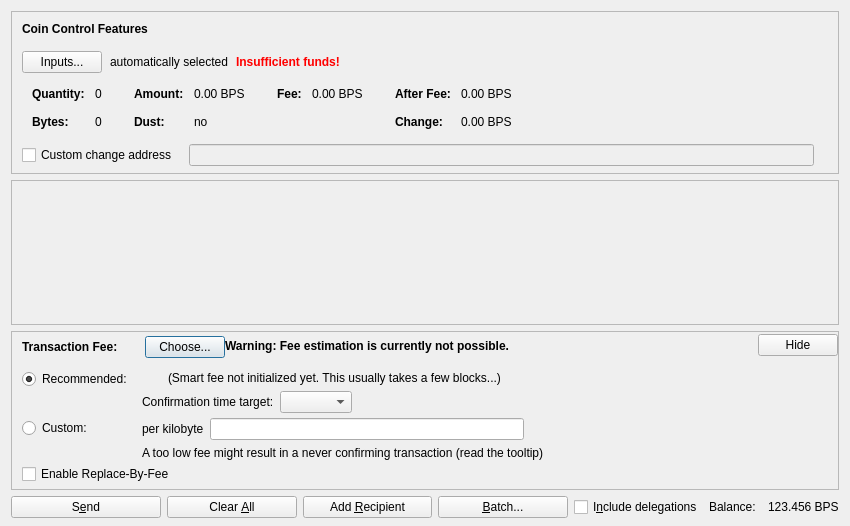
<?xml version="1.0" encoding="UTF-8"?>
<ui version="4.0">
 <class>SendCoinsDialog</class>
 <widget class="QDialog" name="SendCoinsDialog">
  <property name="geometry">
   <rect>
    <x>0</x>
    <y>0</y>
    <width>850</width>
    <height>526</height>
   </rect>
  </property>
  <property name="windowTitle">
   <string>Send Coins</string>
  </property>
  <layout class="QVBoxLayout" name="verticalLayout" stretch="0,1,0,0">
   <property name="bottomMargin">
    <number>8</number>
   </property>
   <item>
    <widget class="QFrame" name="frameCoinControl">
     <property name="sizePolicy">
      <sizepolicy hsizetype="Expanding" vsizetype="Expanding">
       <horstretch>0</horstretch>
       <verstretch>0</verstretch>
      </sizepolicy>
     </property>
     <property name="maximumSize">
      <size>
       <width>16777215</width>
       <height>16777215</height>
      </size>
     </property>
     <property name="frameShape">
      <enum>QFrame::StyledPanel</enum>
     </property>
     <property name="frameShadow">
      <enum>QFrame::Sunken</enum>
     </property>
     <layout class="QVBoxLayout" name="verticalLayoutCoinControl2">
      <property name="spacing">
       <number>0</number>
      </property>
      <property name="leftMargin">
       <number>0</number>
      </property>
      <property name="topMargin">
       <number>0</number>
      </property>
      <property name="rightMargin">
       <number>0</number>
      </property>
      <property name="bottomMargin">
       <number>6</number>
      </property>
      <item>
       <layout class="QVBoxLayout" name="verticalLayoutCoinControl" stretch="0,0,0,0,1">
        <property name="spacing">
         <number>0</number>
        </property>
        <property name="leftMargin">
         <number>10</number>
        </property>
        <property name="topMargin">
         <number>10</number>
        </property>
        <item>
         <layout class="QHBoxLayout" name="horizontalLayoutCoinControl1">
          <property name="bottomMargin">
           <number>15</number>
          </property>
          <item>
           <widget class="QLabel" name="labelCoinControlFeatures">
            <property name="sizePolicy">
             <sizepolicy hsizetype="Preferred" vsizetype="Maximum">
              <horstretch>0</horstretch>
              <verstretch>0</verstretch>
             </sizepolicy>
            </property>
            <property name="font">
             <font>
              <weight>75</weight>
              <bold>true</bold>
             </font>
            </property>
            <property name="styleSheet">
             <string notr="true">font-weight:bold;</string>
            </property>
            <property name="text">
             <string>Coin Control Features</string>
            </property>
           </widget>
          </item>
         </layout>
        </item>
        <item>
         <layout class="QHBoxLayout" name="horizontalLayoutCoinControl2" stretch="0,0,0,0">
          <property name="spacing">
           <number>8</number>
          </property>
          <property name="bottomMargin">
           <number>10</number>
          </property>
          <item>
           <widget class="QPushButton" name="pushButtonCoinControl">
            <property name="styleSheet">
             <string notr="true"/>
            </property>
            <property name="text">
             <string>Inputs...</string>
            </property>
            <property name="autoDefault">
             <bool>false</bool>
            </property>
           </widget>
          </item>
          <item>
           <widget class="QLabel" name="labelCoinControlAutomaticallySelected">
            <property name="text">
             <string>automatically selected</string>
            </property>
            <property name="margin">
             <number>5</number>
            </property>
           </widget>
          </item>
          <item>
           <widget class="QLabel" name="labelCoinControlInsuffFunds">
            <property name="font">
             <font>
              <weight>75</weight>
              <bold>true</bold>
             </font>
            </property>
            <property name="styleSheet">
             <string notr="true">color:red;font-weight:bold;</string>
            </property>
            <property name="text">
             <string>Insufficient funds!</string>
            </property>
            <property name="margin">
             <number>5</number>
            </property>
           </widget>
          </item>
          <item>
           <spacer name="horizontalSpacerCoinControl">
            <property name="orientation">
             <enum>Qt::Horizontal</enum>
            </property>
            <property name="sizeHint" stdset="0">
             <size>
              <width>40</width>
              <height>1</height>
             </size>
            </property>
           </spacer>
          </item>
         </layout>
        </item>
        <item>
         <widget class="QWidget" name="widgetCoinControl" native="true">
          <property name="sizePolicy">
           <sizepolicy hsizetype="Preferred" vsizetype="Preferred">
            <horstretch>0</horstretch>
            <verstretch>0</verstretch>
           </sizepolicy>
          </property>
          <property name="minimumSize">
           <size>
            <width>0</width>
            <height>0</height>
           </size>
          </property>
          <property name="styleSheet">
           <string notr="true"/>
          </property>
          <layout class="QHBoxLayout" name="horizontalLayoutCoinControl5">
           <property name="leftMargin">
            <number>0</number>
           </property>
           <property name="topMargin">
            <number>0</number>
           </property>
           <property name="rightMargin">
            <number>0</number>
           </property>
           <property name="bottomMargin">
            <number>0</number>
           </property>
           <item>
            <layout class="QHBoxLayout" name="horizontalLayoutCoinControl3" stretch="0,0,0,1">
             <property name="spacing">
              <number>20</number>
             </property>
             <property name="topMargin">
              <number>0</number>
             </property>
             <property name="bottomMargin">
              <number>10</number>
             </property>
             <item>
              <layout class="QFormLayout" name="formLayoutCoinControl1">
               <property name="horizontalSpacing">
                <number>10</number>
               </property>
               <property name="verticalSpacing">
                <number>14</number>
               </property>
               <property name="leftMargin">
                <number>10</number>
               </property>
               <property name="topMargin">
                <number>4</number>
               </property>
               <property name="rightMargin">
                <number>6</number>
               </property>
               <item row="0" column="0">
                <widget class="QLabel" name="labelCoinControlQuantityText">
                 <property name="font">
                  <font>
                   <weight>75</weight>
                   <bold>true</bold>
                  </font>
                 </property>
                 <property name="text">
                  <string>Quantity:</string>
                 </property>
                 <property name="margin">
                  <number>0</number>
                 </property>
                </widget>
               </item>
               <item row="0" column="1">
                <widget class="QLabel" name="labelCoinControlQuantity">
                 <property name="cursor">
                  <cursorShape>IBeamCursor</cursorShape>
                 </property>
                 <property name="contextMenuPolicy">
                  <enum>Qt::ActionsContextMenu</enum>
                 </property>
                 <property name="text">
                  <string notr="true">0</string>
                 </property>
                 <property name="margin">
                  <number>0</number>
                 </property>
                 <property name="textInteractionFlags">
                  <set>Qt::LinksAccessibleByMouse|Qt::TextSelectableByKeyboard|Qt::TextSelectableByMouse</set>
                 </property>
                </widget>
               </item>
               <item row="1" column="0">
                <widget class="QLabel" name="labelCoinControlBytesText">
                 <property name="font">
                  <font>
                   <weight>75</weight>
                   <bold>true</bold>
                  </font>
                 </property>
                 <property name="text">
                  <string>Bytes:</string>
                 </property>
                </widget>
               </item>
               <item row="1" column="1">
                <widget class="QLabel" name="labelCoinControlBytes">
                 <property name="cursor">
                  <cursorShape>IBeamCursor</cursorShape>
                 </property>
                 <property name="contextMenuPolicy">
                  <enum>Qt::ActionsContextMenu</enum>
                 </property>
                 <property name="text">
                  <string notr="true">0</string>
                 </property>
                 <property name="textInteractionFlags">
                  <set>Qt::LinksAccessibleByMouse|Qt::TextSelectableByKeyboard|Qt::TextSelectableByMouse</set>
                 </property>
                </widget>
               </item>
              </layout>
             </item>
             <item>
              <layout class="QFormLayout" name="formLayoutCoinControl2">
               <property name="horizontalSpacing">
                <number>10</number>
               </property>
               <property name="verticalSpacing">
                <number>14</number>
               </property>
               <property name="leftMargin">
                <number>6</number>
               </property>
               <property name="topMargin">
                <number>4</number>
               </property>
               <property name="rightMargin">
                <number>6</number>
               </property>
               <item row="0" column="0">
                <widget class="QLabel" name="labelCoinControlAmountText">
                 <property name="font">
                  <font>
                   <weight>75</weight>
                   <bold>true</bold>
                  </font>
                 </property>
                 <property name="text">
                  <string>Amount:</string>
                 </property>
                 <property name="margin">
                  <number>0</number>
                 </property>
                </widget>
               </item>
               <item row="0" column="1">
                <widget class="QLabel" name="labelCoinControlAmount">
                 <property name="cursor">
                  <cursorShape>IBeamCursor</cursorShape>
                 </property>
                 <property name="contextMenuPolicy">
                  <enum>Qt::ActionsContextMenu</enum>
                 </property>
                 <property name="text">
                  <string notr="true">0.00 BPS</string>
                 </property>
                 <property name="textInteractionFlags">
                  <set>Qt::LinksAccessibleByMouse|Qt::TextSelectableByKeyboard|Qt::TextSelectableByMouse</set>
                 </property>
                </widget>
               </item>
               <item row="1" column="0">
                <widget class="QLabel" name="labelCoinControlLowOutputText">
                 <property name="font">
                  <font>
                   <weight>75</weight>
                   <bold>true</bold>
                  </font>
                 </property>
                 <property name="text">
                  <string>Dust:</string>
                 </property>
                </widget>
               </item>
               <item row="1" column="1">
                <widget class="QLabel" name="labelCoinControlLowOutput">
                 <property name="cursor">
                  <cursorShape>IBeamCursor</cursorShape>
                 </property>
                 <property name="contextMenuPolicy">
                  <enum>Qt::ActionsContextMenu</enum>
                 </property>
                 <property name="text">
                  <string notr="true">no</string>
                 </property>
                 <property name="textInteractionFlags">
                  <set>Qt::LinksAccessibleByMouse|Qt::TextSelectableByKeyboard|Qt::TextSelectableByMouse</set>
                 </property>
                </widget>
               </item>
              </layout>
             </item>
             <item>
              <layout class="QFormLayout" name="formLayoutCoinControl3">
               <property name="horizontalSpacing">
                <number>10</number>
               </property>
               <property name="verticalSpacing">
                <number>14</number>
               </property>
               <property name="leftMargin">
                <number>6</number>
               </property>
               <property name="topMargin">
                <number>4</number>
               </property>
               <property name="rightMargin">
                <number>6</number>
               </property>
               <item row="0" column="0">
                <widget class="QLabel" name="labelCoinControlFeeText">
                 <property name="font">
                  <font>
                   <weight>75</weight>
                   <bold>true</bold>
                  </font>
                 </property>
                 <property name="text">
                  <string>Fee:</string>
                 </property>
                 <property name="margin">
                  <number>0</number>
                 </property>
                </widget>
               </item>
               <item row="0" column="1">
                <widget class="QLabel" name="labelCoinControlFee">
                 <property name="cursor">
                  <cursorShape>IBeamCursor</cursorShape>
                 </property>
                 <property name="contextMenuPolicy">
                  <enum>Qt::ActionsContextMenu</enum>
                 </property>
                 <property name="text">
                  <string notr="true">0.00 BPS</string>
                 </property>
                 <property name="textInteractionFlags">
                  <set>Qt::LinksAccessibleByMouse|Qt::TextSelectableByKeyboard|Qt::TextSelectableByMouse</set>
                 </property>
                </widget>
               </item>
              </layout>
             </item>
             <item>
              <layout class="QFormLayout" name="formLayoutCoinControl4">
               <property name="horizontalSpacing">
                <number>10</number>
               </property>
               <property name="verticalSpacing">
                <number>14</number>
               </property>
               <property name="leftMargin">
                <number>6</number>
               </property>
               <property name="topMargin">
                <number>4</number>
               </property>
               <property name="rightMargin">
                <number>6</number>
               </property>
               <item row="0" column="0">
                <widget class="QLabel" name="labelCoinControlAfterFeeText">
                 <property name="font">
                  <font>
                   <weight>75</weight>
                   <bold>true</bold>
                  </font>
                 </property>
                 <property name="text">
                  <string>After Fee:</string>
                 </property>
                 <property name="margin">
                  <number>0</number>
                 </property>
                </widget>
               </item>
               <item row="0" column="1">
                <widget class="QLabel" name="labelCoinControlAfterFee">
                 <property name="cursor">
                  <cursorShape>IBeamCursor</cursorShape>
                 </property>
                 <property name="contextMenuPolicy">
                  <enum>Qt::ActionsContextMenu</enum>
                 </property>
                 <property name="text">
                  <string notr="true">0.00 BPS</string>
                 </property>
                 <property name="textInteractionFlags">
                  <set>Qt::LinksAccessibleByMouse|Qt::TextSelectableByKeyboard|Qt::TextSelectableByMouse</set>
                 </property>
                </widget>
               </item>
               <item row="1" column="0">
                <widget class="QLabel" name="labelCoinControlChangeText">
                 <property name="font">
                  <font>
                   <weight>75</weight>
                   <bold>true</bold>
                  </font>
                 </property>
                 <property name="text">
                  <string>Change:</string>
                 </property>
                </widget>
               </item>
               <item row="1" column="1">
                <widget class="QLabel" name="labelCoinControlChange">
                 <property name="cursor">
                  <cursorShape>IBeamCursor</cursorShape>
                 </property>
                 <property name="contextMenuPolicy">
                  <enum>Qt::ActionsContextMenu</enum>
                 </property>
                 <property name="text">
                  <string notr="true">0.00 BPS</string>
                 </property>
                 <property name="textInteractionFlags">
                  <set>Qt::LinksAccessibleByMouse|Qt::TextSelectableByKeyboard|Qt::TextSelectableByMouse</set>
                 </property>
                </widget>
               </item>
              </layout>
             </item>
            </layout>
           </item>
          </layout>
         </widget>
        </item>
        <item>
         <layout class="QHBoxLayout" name="horizontalLayoutCoinControl4" stretch="0,0,0">
          <property name="spacing">
           <number>12</number>
          </property>
          <property name="sizeConstraint">
           <enum>QLayout::SetDefaultConstraint</enum>
          </property>
          <property name="topMargin">
           <number>5</number>
          </property>
          <property name="rightMargin">
           <number>5</number>
          </property>
          <item>
           <widget class="QCheckBox" name="checkBoxCoinControlChange">
            <property name="toolTip">
             <string>If this is activated, but the change address is empty or invalid, change will be sent to a newly generated address.</string>
            </property>
            <property name="text">
             <string>Custom change address</string>
            </property>
           </widget>
          </item>
          <item>
           <widget class="QValidatedLineEdit" name="lineEditCoinControlChange">
            <property name="enabled">
             <bool>false</bool>
            </property>
            <property name="sizePolicy">
             <sizepolicy hsizetype="Expanding" vsizetype="Fixed">
              <horstretch>0</horstretch>
              <verstretch>0</verstretch>
             </sizepolicy>
            </property>
           </widget>
          </item>
          <item>
           <widget class="QLabel" name="labelCoinControlChangeLabel">
            <property name="sizePolicy">
             <sizepolicy hsizetype="Preferred" vsizetype="Expanding">
              <horstretch>0</horstretch>
              <verstretch>0</verstretch>
             </sizepolicy>
            </property>
            <property name="minimumSize">
             <size>
              <width>0</width>
              <height>0</height>
             </size>
            </property>
            <property name="text">
             <string/>
            </property>
            <property name="margin">
             <number>3</number>
            </property>
           </widget>
          </item>
         </layout>
        </item>
        <item>
         <spacer name="verticalSpacerCoinControl">
          <property name="orientation">
           <enum>Qt::Vertical</enum>
          </property>
          <property name="sizeHint" stdset="0">
           <size>
            <width>800</width>
            <height>1</height>
           </size>
          </property>
         </spacer>
        </item>
       </layout>
      </item>
     </layout>
    </widget>
   </item>
   <item>
    <widget class="QScrollArea" name="scrollArea">
     <property name="widgetResizable">
      <bool>true</bool>
     </property>
     <widget class="QWidget" name="scrollAreaWidgetContents">
      <property name="geometry">
       <rect>
        <x>0</x>
        <y>0</y>
        <width>830</width>
        <height>104</height>
       </rect>
      </property>
      <layout class="QVBoxLayout" name="verticalLayout_2" stretch="0,1">
       <property name="leftMargin">
        <number>0</number>
       </property>
       <property name="topMargin">
        <number>0</number>
       </property>
       <property name="rightMargin">
        <number>0</number>
       </property>
       <property name="bottomMargin">
        <number>0</number>
       </property>
       <item>
        <layout class="QVBoxLayout" name="entries">
         <property name="spacing">
          <number>6</number>
         </property>
        </layout>
       </item>
       <item>
        <spacer name="verticalSpacer">
         <property name="orientation">
          <enum>Qt::Vertical</enum>
         </property>
         <property name="sizeHint" stdset="0">
          <size>
           <width>20</width>
           <height>40</height>
          </size>
         </property>
        </spacer>
       </item>
      </layout>
     </widget>
    </widget>
   </item>
   <item>
    <widget class="QFrame" name="frameFee">
     <property name="sizePolicy">
      <sizepolicy hsizetype="Expanding" vsizetype="Expanding">
       <horstretch>0</horstretch>
       <verstretch>0</verstretch>
      </sizepolicy>
     </property>
     <property name="maximumSize">
      <size>
       <width>16777215</width>
       <height>16777215</height>
      </size>
     </property>
     <property name="frameShape">
      <enum>QFrame::StyledPanel</enum>
     </property>
     <property name="frameShadow">
      <enum>QFrame::Sunken</enum>
     </property>
     <layout class="QVBoxLayout" name="verticalLayoutFee1">
      <property name="spacing">
       <number>0</number>
      </property>
      <property name="leftMargin">
       <number>0</number>
      </property>
      <property name="topMargin">
       <number>0</number>
      </property>
      <property name="rightMargin">
       <number>0</number>
      </property>
      <property name="bottomMargin">
       <number>0</number>
      </property>
      <item>
       <layout class="QVBoxLayout" name="verticalLayoutFee2" stretch="0,0,0">
        <property name="spacing">
         <number>0</number>
        </property>
        <property name="leftMargin">
         <number>10</number>
        </property>
        <property name="topMargin">
         <number>0</number>
        </property>
        <item>
         <layout class="QHBoxLayout" name="horizontalLayoutFee1">
          <property name="bottomMargin">
           <number>0</number>
          </property>
          <item>
           <layout class="QVBoxLayout" name="verticalLayoutFee7">
            <property name="spacing">
             <number>0</number>
            </property>
            <item>
             <spacer name="verticalSpacerSmartFee">
              <property name="orientation">
               <enum>Qt::Vertical</enum>
              </property>
              <property name="sizeType">
               <enum>QSizePolicy::Fixed</enum>
              </property>
              <property name="sizeHint" stdset="0">
               <size>
                <width>1</width>
                <height>4</height>
               </size>
              </property>
             </spacer>
            </item>
            <item>
             <layout class="QHBoxLayout" name="horizontalLayoutSmartFee">
              <property name="spacing">
               <number>10</number>
              </property>
              <item>
               <widget class="QLabel" name="labelFeeHeadline">
                <property name="sizePolicy">
                 <sizepolicy hsizetype="Preferred" vsizetype="Maximum">
                  <horstretch>0</horstretch>
                  <verstretch>0</verstretch>
                 </sizepolicy>
                </property>
                <property name="font">
                 <font>
                  <weight>75</weight>
                  <bold>true</bold>
                 </font>
                </property>
                <property name="styleSheet">
                 <string notr="true">font-weight:bold;</string>
                </property>
                <property name="text">
                 <string>Transaction Fee:</string>
                </property>
               </widget>
              </item>
              <item>
               <widget class="QLabel" name="labelFeeMinimized">
                <property name="text">
                 <string/>
                </property>
               </widget>
              </item>
              <item>
               <widget class="QPushButton" name="buttonChooseFee">
                <property name="text">
                 <string>Choose...</string>
                </property>
               </widget>
              </item>
             </layout>
            </item>
            <item>
             <spacer name="verticalSpacer_5">
              <property name="orientation">
               <enum>Qt::Vertical</enum>
              </property>
              <property name="sizeHint" stdset="0">
               <size>
                <width>1</width>
                <height>1</height>
               </size>
              </property>
             </spacer>
            </item>
           </layout>
          </item>
          <item>
           <widget class="QLabel" name="fallbackFeeWarningLabel">
            <property name="toolTip">
             <string>Using the fallbackfee can result in sending a transaction that will take several hours or days (or never) to confirm. Consider choosing your fee manually or wait until you have validated the complete chain.</string>
            </property>
            <property name="font">
            <font>
                <weight>75</weight>
                <bold>true</bold>
            </font>
            </property>
            <property name="text">
             <string>Warning: Fee estimation is currently not possible.</string>
            </property>
            <property name="wordWrap">
             <bool>false</bool>
            </property>
           </widget>
          </item>
          <item>
           <spacer name="horizontalSpacer_4">
            <property name="orientation">
             <enum>Qt::Horizontal</enum>
            </property>
            <property name="sizeType">
             <enum>QSizePolicy::MinimumExpanding</enum>
            </property>
            <property name="sizeHint" stdset="0">
             <size>
              <width>40</width>
              <height>20</height>
             </size>
            </property>
           </spacer>
          </item>
          <item>
           <widget class="QPushButton" name="buttonMinimizeFee">
            <property name="toolTip">
             <string>Hide transaction fee settings</string>
            </property>
            <property name="text">
             <string>Hide</string>
            </property>
           </widget>
          </item>
         </layout>
        </item>
        <item>
         <widget class="QFrame" name="frameFeeSelection">
          <layout class="QVBoxLayout" name="verticalLayoutFee12">
           <property name="spacing">
            <number>0</number>
           </property>
           <property name="leftMargin">
            <number>0</number>
           </property>
           <property name="topMargin">
            <number>0</number>
           </property>
           <property name="rightMargin">
            <number>0</number>
           </property>
           <property name="bottomMargin">
            <number>0</number>
           </property>
           <item>
            <layout class="QGridLayout" name="gridLayoutFee">
             <property name="topMargin">
              <number>10</number>
             </property>
             <property name="bottomMargin">
              <number>4</number>
             </property>
             <property name="horizontalSpacing">
              <number>10</number>
             </property>
             <property name="verticalSpacing">
              <number>4</number>
             </property>
             <item row="1" column="1">
              <layout class="QVBoxLayout" name="verticalLayoutFee8">
               <property name="spacing">
                <number>6</number>
               </property>
               <item>
                <layout class="QHBoxLayout" name="horizontalLayoutFee13">
                 <item>
                  <widget class="QLabel" name="labelCustomPerKilobyte">
                   <property name="toolTip">
                    <string>Specify a custom fee per kB (1,000 bytes) of the transaction's virtual size.

Note:  Since the fee is calculated on a per-byte basis, a fee of "100 satoshis per kB" for a transaction size of 500 bytes (half of 1 kB) would ultimately yield a fee of only 50 satoshis.</string>
                   </property>
                   <property name="text">
                    <string>per kilobyte</string>
                   </property>
                  </widget>
                 </item>
                 <item>
                  <widget class="BitcoinAmountField" name="customFee"/>
                 </item>
                 <item>
                  <spacer name="horizontalSpacer_6">
                   <property name="orientation">
                    <enum>Qt::Horizontal</enum>
                   </property>
                   <property name="sizeHint" stdset="0">
                    <size>
                     <width>1</width>
                     <height>1</height>
                    </size>
                   </property>
                  </spacer>
                 </item>
                </layout>
               </item>
               <item>
                <layout class="QHBoxLayout" name="horizontalLayoutFee8">
                 <item>
                  <widget class="QLabel" name="labelCustomFeeWarning">
                   <property name="enabled">
                    <bool>true</bool>
                   </property>
                   <property name="toolTip">
                    <string>When there is less transaction volume than space in the blocks, miners as well as relaying nodes may enforce a minimum fee. Paying only this minimum fee is just fine, but be aware that this can result in a never confirming transaction once there is more demand for bitcoin transactions than the network can process.</string>
                   </property>
                   <property name="text">
                    <string>A too low fee might result in a never confirming transaction (read the tooltip)</string>
                   </property>
                  </widget>
                 </item>
                 <item>
                  <spacer name="horizontalSpacer_2">
                   <property name="orientation">
                    <enum>Qt::Horizontal</enum>
                   </property>
                   <property name="sizeHint" stdset="0">
                    <size>
                     <width>1</width>
                     <height>1</height>
                    </size>
                   </property>
                  </spacer>
                 </item>
                </layout>
               </item>
              </layout>
             </item>
             <item row="0" column="0">
              <layout class="QVBoxLayout" name="verticalLayoutFee4" stretch="0,1">
               <item>
                <widget class="QRadioButton" name="radioSmartFee">
                 <property name="text">
                  <string>Recommended:</string>
                 </property>
                 <property name="checked">
                  <bool>true</bool>
                 </property>
                 <attribute name="buttonGroup">
                  <string notr="true">groupFee</string>
                 </attribute>
                </widget>
               </item>
               <item>
                <spacer name="verticalSpacer_2">
                 <property name="orientation">
                  <enum>Qt::Vertical</enum>
                 </property>
                 <property name="sizeHint" stdset="0">
                  <size>
                   <width>1</width>
                   <height>1</height>
                  </size>
                 </property>
                </spacer>
               </item>
              </layout>
             </item>
             <item row="1" column="0">
              <layout class="QVBoxLayout" name="verticalLayoutFee9" stretch="0,1">
               <item>
                <widget class="QRadioButton" name="radioCustomFee">
                 <property name="text">
                  <string>Custom:</string>
                 </property>
                 <attribute name="buttonGroup">
                  <string notr="true">groupFee</string>
                 </attribute>
                </widget>
               </item>
               <item>
                <spacer name="verticalSpacer_6">
                 <property name="orientation">
                  <enum>Qt::Vertical</enum>
                 </property>
                 <property name="sizeHint" stdset="0">
                  <size>
                   <width>1</width>
                   <height>1</height>
                  </size>
                 </property>
                </spacer>
               </item>
              </layout>
             </item>
             <item row="0" column="1">
              <layout class="QVBoxLayout" name="verticalLayoutFee3" stretch="0,0,1">
               <property name="spacing">
                <number>6</number>
               </property>
               <property name="topMargin">
                <number>2</number>
               </property>
               <item>
                <layout class="QHBoxLayout" name="horizontalLayoutFee12">
                 <item>
                  <widget class="QLabel" name="labelSmartFee">
                   <property name="text">
                    <string/>
                   </property>
                  </widget>
                 </item>
                 <item>
                  <widget class="QLabel" name="labelFeeEstimation">
                   <property name="text">
                    <string/>
                   </property>
                  </widget>
                 </item>
                 <item>
                  <widget class="QLabel" name="labelSmartFee2">
                   <property name="text">
                    <string>(Smart fee not initialized yet. This usually takes a few blocks...)</string>
                   </property>
                  </widget>
                 </item>
                 <item>
                  <spacer name="horizontalSpacer_5">
                   <property name="orientation">
                    <enum>Qt::Horizontal</enum>
                   </property>
                   <property name="sizeHint" stdset="0">
                    <size>
                     <width>1</width>
                     <height>1</height>
                    </size>
                   </property>
                  </spacer>
                 </item>
                </layout>
               </item>
               <item>
                <layout class="QHBoxLayout" name="horizontalLayoutFee9">
                 <item>
                  <layout class="QVBoxLayout" name="verticalLayoutFee6">
                   <item>
                    <widget class="QLabel" name="labelSmartFee3">
                     <property name="text">
                      <string>Confirmation time target:</string>
                     </property>
                    </widget>
                   </item>
                  </layout>
                 </item>
                 <item>
                  <layout class="QVBoxLayout" name="verticalLayoutFee5">
                   <property name="rightMargin">
                    <number>30</number>
                   </property>
                   <item>
                    <layout class="QHBoxLayout" name="horizontalLayoutConfTarget">
                     <property name="bottomMargin">
                      <number>0</number>
                     </property>
                     <item>
                      <widget class="QComboBox" name="confTargetSelector"/>
                     </item>
                     <item>
                      <spacer name="horizontalSpacerConfTarget">
                       <property name="orientation">
                        <enum>Qt::Horizontal</enum>
                       </property>
                       <property name="sizeHint" stdset="0">
                        <size>
                         <width>40</width>
                         <height>20</height>
                        </size>
                       </property>
                      </spacer>
                     </item>
                    </layout>
                   </item>
                  </layout>
                 </item>
                </layout>
               </item>
               <item>
                <spacer name="verticalSpacer_4">
                 <property name="orientation">
                  <enum>Qt::Vertical</enum>
                 </property>
                 <property name="sizeHint" stdset="0">
                  <size>
                   <width>1</width>
                   <height>1</height>
                  </size>
                 </property>
                </spacer>
               </item>
              </layout>
             </item>
            </layout>
           </item>
           <item>
            <widget class="QCheckBox" name="optInRBF">
             <property name="text">
              <string>Enable Replace-By-Fee</string>
             </property>
             <property name="toolTip">
              <string>With Replace-By-Fee (BIP-125) you can increase a transaction's fee after it is sent. Without this, a higher fee may be recommended to compensate for increased transaction delay risk.</string>
             </property>
            </widget>
           </item>
          </layout>
         </widget>
        </item>
        <item>
         <spacer name="verticalSpacerFee">
          <property name="orientation">
           <enum>Qt::Vertical</enum>
          </property>
          <property name="sizeHint" stdset="0">
           <size>
            <width>40</width>
            <height>5</height>
           </size>
          </property>
         </spacer>
        </item>
       </layout>
      </item>
     </layout>
    </widget>
   </item>
   <item>
    <layout class="QHBoxLayout" name="horizontalLayout">
     <item>
      <widget class="QPushButton" name="sendButton">
       <property name="minimumSize">
        <size>
         <width>150</width>
         <height>0</height>
        </size>
       </property>
       <property name="toolTip">
        <string>Confirm the send action</string>
       </property>
       <property name="text">
        <string>S&amp;end</string>
       </property>
       <property name="icon">
        <iconset resource="../bitcoin.qrc">
         <normaloff>:/icons/send</normaloff>:/icons/send</iconset>
       </property>
       <property name="autoDefault">
        <bool>false</bool>
       </property>
       <property name="default">
        <bool>false</bool>
       </property>
      </widget>
     </item>
     <item>
      <widget class="QPushButton" name="clearButton">
       <property name="sizePolicy">
        <sizepolicy hsizetype="Minimum" vsizetype="Fixed">
         <horstretch>0</horstretch>
         <verstretch>0</verstretch>
        </sizepolicy>
       </property>
       <property name="toolTip">
        <string>Clear all fields of the form.</string>
       </property>
       <property name="text">
        <string>Clear &amp;All</string>
       </property>
       <property name="icon">
        <iconset resource="../bitcoin.qrc">
         <normaloff>:/icons/remove</normaloff>:/icons/remove</iconset>
       </property>
       <property name="autoDefault">
        <bool>false</bool>
       </property>
      </widget>
     </item>
     <item>
      <widget class="QPushButton" name="addButton">
       <property name="toolTip">
        <string>Send to multiple recipients at once</string>
       </property>
       <property name="text">
        <string>Add &amp;Recipient</string>
       </property>
       <property name="icon">
        <iconset resource="../bitcoin.qrc">
         <normaloff>:/icons/add</normaloff>:/icons/add</iconset>
       </property>
       <property name="autoDefault">
        <bool>false</bool>
       </property>
      </widget>
     </item>
     <item>
      <widget class="QPushButton" name="batchButton">
       <property name="toolTip">
        <string>Paste or load a list of payments instead of adding them one at a time</string>
       </property>
       <property name="text">
        <string>&amp;Batch...</string>
       </property>
       <property name="autoDefault">
        <bool>false</bool>
       </property>
      </widget>
     </item>
     <item>
      <widget class="QCheckBox" name="checkboxIncludeDelegations">
       <property name="toolTip">
        <string>When calculating the available balance, take into account delegations also. If unchecked, the available balance will reflect only the coins currently in the wallet.</string>
       </property>
       <property name="text">
        <string>I&amp;nclude delegations</string>
       </property>
      </widget>
     </item>
     <item>
      <layout class="QHBoxLayout" name="horizontalLayout_2">
       <property name="spacing">
        <number>3</number>
       </property>
       <item>
        <widget class="QLabel" name="labelBalanceName">
         <property name="sizePolicy">
          <sizepolicy hsizetype="Preferred" vsizetype="Fixed">
           <horstretch>0</horstretch>
           <verstretch>0</verstretch>
          </sizepolicy>
         </property>
         <property name="text">
          <string>Balance:</string>
         </property>
        </widget>
       </item>
       <item>
        <widget class="QLabel" name="labelBalance">
         <property name="sizePolicy">
          <sizepolicy hsizetype="Preferred" vsizetype="Fixed">
           <horstretch>0</horstretch>
           <verstretch>0</verstretch>
          </sizepolicy>
         </property>
         <property name="cursor">
          <cursorShape>IBeamCursor</cursorShape>
         </property>
         <property name="text">
          <string notr="true">123.456 BPS</string>
         </property>
         <property name="textInteractionFlags">
          <set>Qt::LinksAccessibleByMouse|Qt::TextSelectableByKeyboard|Qt::TextSelectableByMouse</set>
         </property>
        </widget>
       </item>
      </layout>
     </item>
    </layout>
   </item>
  </layout>
 </widget>
 <customwidgets>
  <customwidget>
   <class>QValidatedLineEdit</class>
   <extends>QLineEdit</extends>
   <header>qt/qvalidatedlineedit.h</header>
  </customwidget>
  <customwidget>
   <class>BitcoinAmountField</class>
   <extends>QLineEdit</extends>
   <header>qt/bitcoinamountfield.h</header>
   <container>1</container>
  </customwidget>
 </customwidgets>
 <resources>
  <include location="../bitcoin.qrc"/>
 </resources>
 <connections/>
 <buttongroups>
  <buttongroup name="groupFee"/>
 </buttongroups>
</ui>
